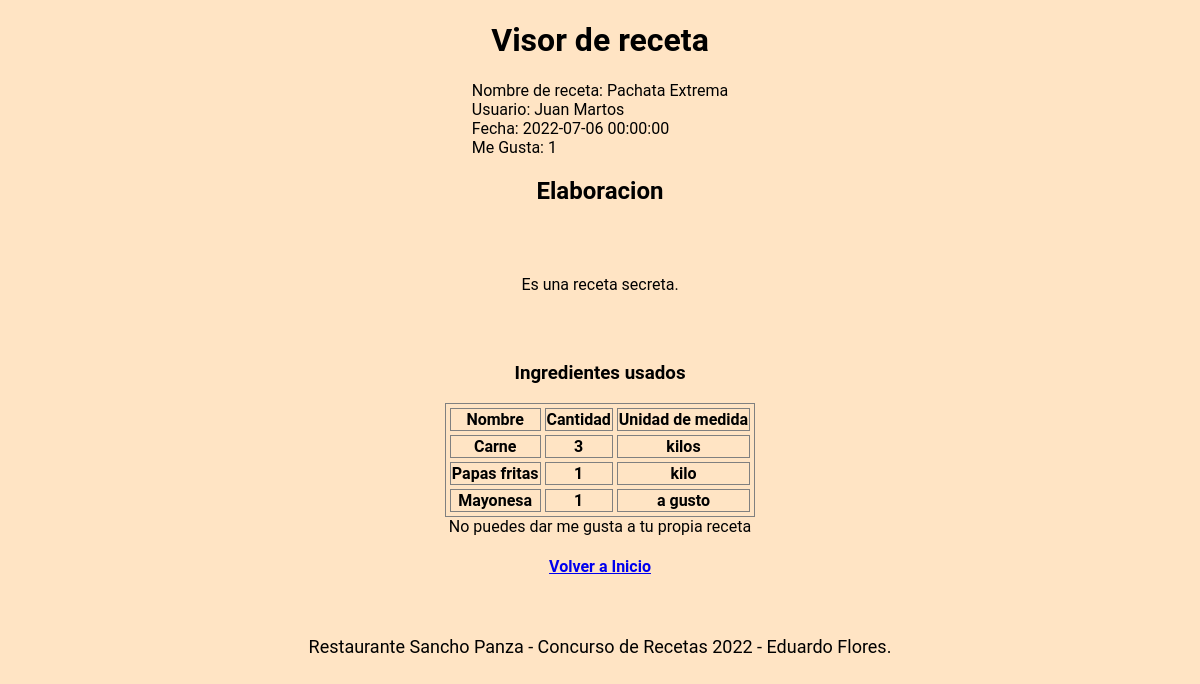
The app's page /visorReceta/24 (signed in) with its own data.
### models.py (models this page shows, shortened)
class Receta(db.Model):
    __tablename__ = 'receta'
    id = db.Column(db.Integer, primary_key=True)
    nombre = db.Column(db.String(60), nullable=False)
    tiempo = db.Column(db.Integer, nullable=False)
    elaboracion = db.Column(db.Text, nullable=False)
    cantidadmegusta = db.Column(db.Integer, nullable=False)
    fecha = db.Column(db.DateTime) ### clase datetime
    usuarioid = db.Column(db.Integer, db.ForeignKey('usuario.id'))
    ingredientes = db.relationship('Ingrediente', backref='receta', cascade='all, delete-orphan')

class Usuario(db.Model):
    __tablename__ = 'usuario'
    id = db.Column(db.Integer, primary_key=True)
    nombre = db.Column(db.String(60), nullable=False)
    correo = db.Column(db.String(120), unique=True, nullable=False)
    clave = db.Column(db.String(120), nullable=False)
    recetas = db.relationship('Receta', backref='usuario', cascade="all, delete-orphan")

class Ingrediente(db.Model):
    id = db.Column(db.Integer, primary_key=True)
    nombre = db.Column(db.String(60), nullable=False)
    cantidad = db.Column(db.Integer, nullable=False)
    unidad = db.Column(db.String(30), nullable=False) ## gr, cc, a gusto, etc.
    recetaid= db.Column(db.Integer, db.ForeignKey('receta.id'))

### main.py (the view)
@app.route('/visorReceta/<int:recetaId>')
def visorReceta(recetaId):
    receta = Receta.query.filter_by(id=recetaId).first()
    ingredienteslista = Ingrediente.query.filter_by(recetaid=recetaId).all()
    return render_template('visorReceta.html',receta=receta,ingredientes=ingredienteslista,idusuarioLogeado=int(session['idusuario']))

### templates/visorReceta.html (shortened to what this page needs)
{% extends "baseTemplate.html" %}
{% block content %}
    <h1>Visor de receta</h1>
    <div>
        Nombre de receta: {{ receta.nombre }}<br>
        Usuario: {{ receta.usuario.nombre }}<br>
        Fecha: {{ receta.fecha }}<br>
        Me Gusta: {{ receta.cantidadmegusta }}<br>
    </div>
    <h2>Elaboracion</h2>
    <div id="elaboracion">
        {{ receta.elaboracion }}
    </div>
    <h3>Ingredientes usados</h3>
    <table>
        <thead>
            <tr>
                <th>Nombre</th>
                <th>Cantidad</th>
                <th>Unidad de medida</th>
            </tr>
        </thead>
        <tbody>
            {% for ingrediente in ingredientes %}
            <tr>
                <th>{{ ingrediente.nombre }}</th>
                <th>{{ ingrediente.cantidad }}</th>
                <th>{{ ingrediente.unidad }}</th>
            </tr>
            {% endfor %}
        </tbody>
    </table>
    {% if idusuarioLogeado != receta.usuario.id %}
        <a href="/meGustaReceta/{{ receta.id }}">Me Gusta</a>
    {% else %}
        <div>No puedes dar me gusta a tu propia receta</div>
    {% endif %}
{% endblock %}

### static/css/estilobase.css (style rules this page uses)
body { font-family: 'Roboto', sans-serif; background-color: bisque; margin: 0; display: flex; align-items: center; flex-direction: column; }
table, th, td { border: 1px solid; border-collapse: separate; box-sizing: border-box; text-indent: initial; border-spacing: 4px; border-color: grey; }
#elaboracion { flex: 1; height: 200px; display: flex; flex-direction: column; justify-content: center; padding: 50px 400px; flex-wrap: wrap; }

### records on screen
Receta: nombre "Pachata Extrema", fecha "2022-07-06 00:00:00", cantidadmegusta "1", elaboracion "Es una receta secreta."
Usuario: usuario.nombre "Juan Martos"
Ingrediente: nombre "Carne", cantidad "3", unidad "kilos"
Ingrediente: nombre "Papas fritas", cantidad "1", unidad "kilo"
Ingrediente: nombre "Mayonesa", cantidad "1", unidad "a gusto"
